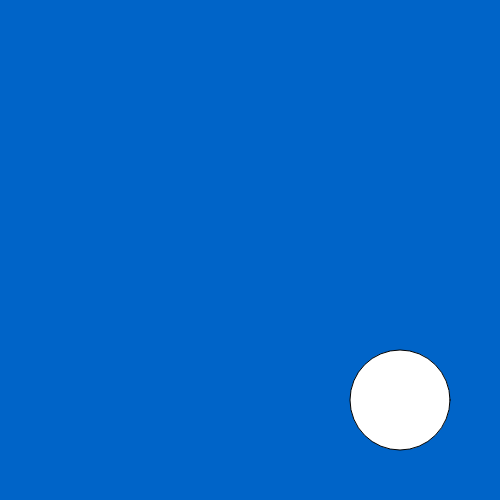
Frame 1 (no input)
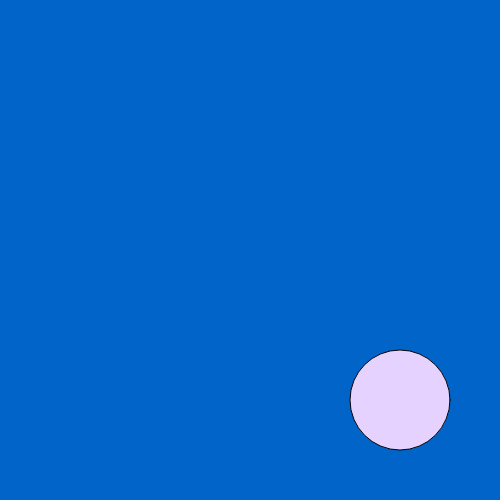
Frame 60 (no input)
Frame 120 (the mouse pressed at the canvas centre since frame 60): identical to frame 60, image omitted

The p5.js sketch that drew these frames (run headless with seeded random() and noise() and a simulated clock; from frame 60 on, the mouse is pressed at the canvas centre):

// p5.js sketch
// ── sketch.js

var x = 400;
var y = 400;
var d = 100;
var state = false;

function setup() {
  createCanvas(500, 500);
}

function draw() {
  if (state) {
  //if (mouseX>= width/2) {
    background(255,0,0,10);

    fill(0,0,255);
    ellipse(random(0, width), random(0, height), 50, 50);

    fill(255,255,255);
    ellipse(random(0, width), random(0, height), 15, 15);

  } else {
    background(0,100,200);
  }
  ellipse(x, y, d, d);
  fill(230,210,255);
}

function mousePressed() {
  if (dist(mouseX, mouseY, x, y) < d/2) {
    state = !state;
  }
}
